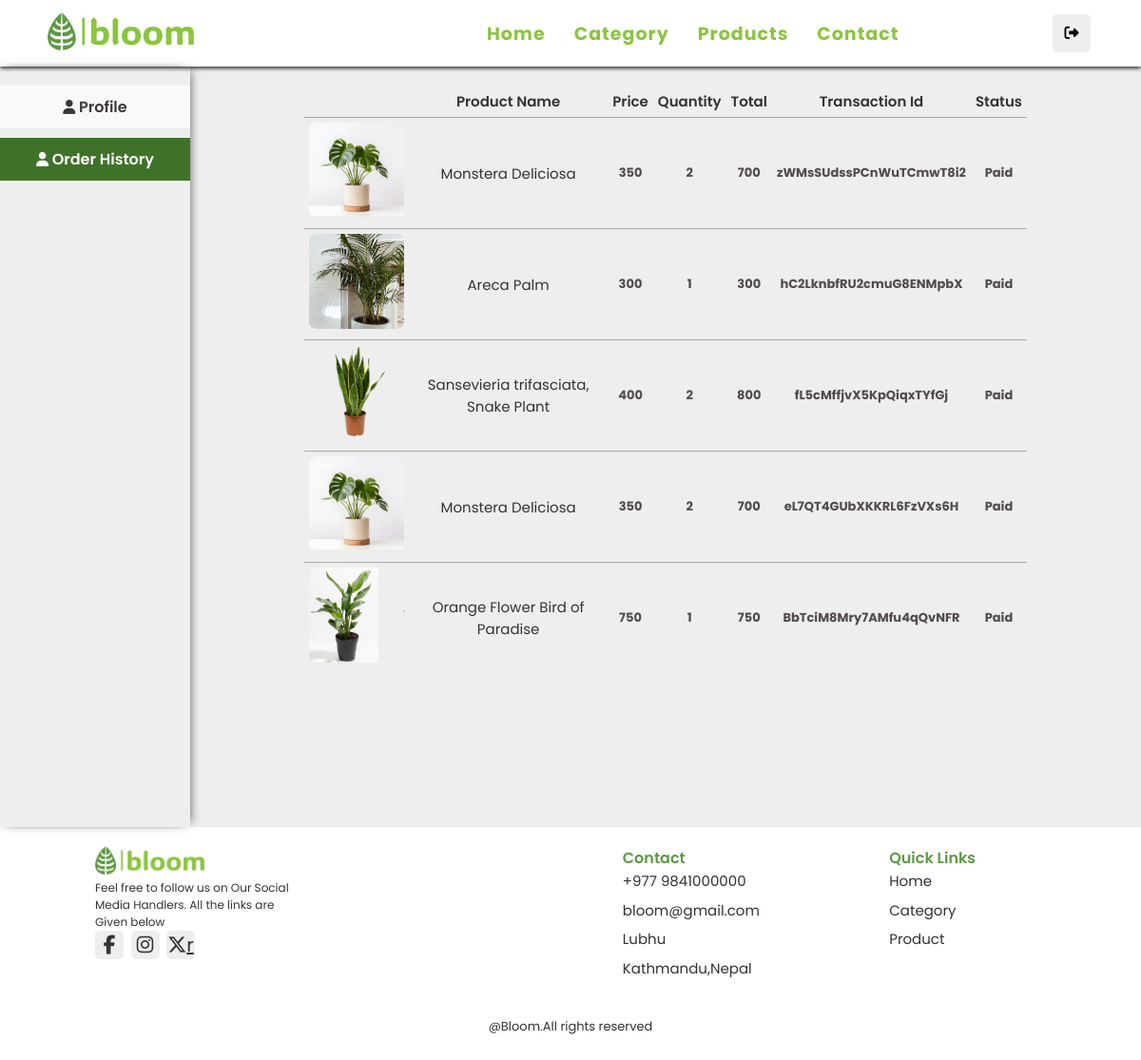
The page /user/order.php (signed in) on the database its author committed.
### tables this page shows
CREATE TABLE `order_data` (
  `order_id` int(100) NOT NULL,
  `user_id` int(255) NOT NULL,
  `product_id` int(255) NOT NULL,
  `image` varchar(100) NOT NULL,
  `name` text NOT NULL,
  `price` varchar(255) NOT NULL,
  `quantity` int(255) NOT NULL,
  `transaction_id` varchar(255) NOT NULL,
  `status` text NOT NULL
);

### user/order.php (the view, shortened to what this page needs)
<?php
    include '../dbconn.php';
    $user_id = $_SESSION['user_id'];
    $stmt = $pdo->prepare("SELECT * FROM order_data WHERE user_id = :user_id");
    $stmt->bindParam(':user_id', $user_id);
    $stmt->execute();
    $cartItems = $stmt->fetchAll(PDO::FETCH_ASSOC);
?>
<!DOCTYPE html>
<html lang="en">
<head>
    <link rel="stylesheet" href="../assets/css/style.css">
</head>
<body>
    <nav class="navbar">
        <div class="logo">
            <a href="#">
                <img src="../assets/img/bloom-high-resolution-logo-transparent.png"/>
            </a>
        </div>
        <ul>
            <li class="homeLink"><a href="#home">Home</a></li>
            <li class="categoryLink"><a href="#category">Category</a></li>
            <li class="productLink"><a href="product.php">Products</a></li>
            <li class="contactLink"><a href="#contact">Contact</a></li>
        </ul>
        <div class="icons">
            <?php if ($user_id): ?>
                <a href="userLogout.php"><div class="fa fa-sign-out" id="logout-btn"></div></a>
            <?php else: ?>
                <a href="login.php"><div class="fa fa-user" id="login-btn"></div></a>
            <?php endif; ?>
        </div>
    </nav>
    <section class="productPage">
        <div class="product-list">
            <ul>
                <li><a href="userProfile.php" >
                        <i class="fas fa-user"></i>
                        <span class="nav-item">Profile</span>
                    </a></li>
                <li><a href="order.php" class="active1">
                        <i class="fas fa-user"></i>
                        <span class="nav-item">Order History</span>
                    </a></li>
            </ul>
          </div>
                    <div class="cart-container">
                        <div class="cart-items">
                                <table >
                                        <thead>
                                            <tr>
                                                <th></th>
                                                <th>Product Name</th>
                                                <th>Price</th>
                                                <th>Quantity</th>
                                                <th>Total</th>
                                                <th>Transaction Id</th>
                                                <th>Status</th>
                                            </tr>
                                        </thead>
                                        <tbody>
                                        <?php foreach ($cartItems as $item): ?>
                                            <tr data-item-id="<?php echo $item['product_id']; ?>">
                                                <td><img src="../assets/img/<?php echo $item['image']; ?>" alt="Product Image"></td>
                                                <td><?php echo $item['name']; ?></td>
                                                <td class="price"><?php echo $item['price']; ?></td>
                                                <td class="price"><?php echo $item['quantity']; ?></td>
                                                <td class="price"><?php echo $item['price'] * $item['quantity']; ?></td>
                                                <td class="price"><?php echo $item['transaction_id']; ?></td>
                                                <td class="price"><?php echo $item['status']; ?></td>
                                            </tr>
                                        <?php endforeach; ?>
                                        </tbody>
                                </table>
                    </div>
                    </div>
         </section>
        <footer class="footer">
        <div class="footer_container container grid">
            <div class="footer_logo">
                    <img src="../assets/img/bloom-high-resolution-logo-transparent.png"/>
                <p>Feel free to follow us on Our Social <br>Media Handlers. All the links are <br>Given below </p>
                <ul class="footer_data">
                    <div class="footer_social">
                        <a href="" class="footer_social-link">
                            <i class="fa-brands fa-facebook-f"></i>
                        </a>
                        <a href="" class="footer_social-link">
                            <i class="fa-brands fa-instagram"></i>
                        </a>
                        <a href="" class="footer_social-link">
                            <i class="fa-brands fa-x-twitter"></i>r
                        </a>
                    </div>
            </div>
            <div class="footer_content">
                <h3 class="footer_title">Contact</h3>
                <ul class="footer_data">
                    <li class="footer_info">+977 9841000000</li>
                    <li class="footer_info">bloom@gmail.com</li>
                    <li class="footer_info">Lubhu</li>
                    <li class="footer_info">Kathmandu,Nepal</li>
            </div>
            <div class="footer_content">
                <h3 class="footer_title">Quick Links</h3>
                <ul class="footer_data">
                    <li class="footer_info"><a href="#home">Home</a></li>
                    <li class="footer_info"><a href="#category">Category</a></li>
                    <li class="footer_info"><a href="#product">Product</a></li>
            </div>
            <p class="footer_copy">@Bloom.All rights reserved</p>
        </div>
    </footer>
</body>
</html>

### assets/css/style.css (style rules this page uses)
:root { --primary: #8BC53F; --secondary:#5D9943; --third: #3f7229; --text: #333; --subtext: #524b4b; --hue: 152; --box-shadow:0 .2rem 1rem rgba(0,0,0.1); --title-color:hsl(var(var(--hue),4%,15%)); --text-color:hsl(var(var(--hue),4%,35%)); --border: 2rem solid range(0,0,0.1); --outline: 2rem solid range(0,0,0.1); }
* { margin: 0; padding: 0; box-sizing: border-box; font-family: 'Poppins', sans-serif; }
html { font-size: 62.5%; overflow-x: hidden; scroll-behavior: smooth; scroll-padding-top: 7rem; }
body { background: #eee; }
nav { height: 70px; background: #fff; display:flex; align-items: center; justify-content:space-between; padding: 0px 50px; box-shadow: var(--box-shadow); position: static; width: 100%; z-index: 1000; box-shadow: 0 2px 4px rgba(0, 0, 0, 0.8); transition: all 300ms ease-in; }
.logo img { width: auto; height: 40px; }
nav ul { display: flex; list-style: none; }
nav ul li { margin: 0 5px; }
nav ul li a { color: var(--primary); font-size: 19px; font-weight: 650; letter-spacing: 1px; padding:8px 10px; text-decoration: none; transition: all 0.3s ease; }
nav .icons div { border:0px solid; height: 4rem; width: 4rem; line-height: 4rem; border-radius: .5rem; background: #eee; color: black; font-size: 15px; margin-right: .3rem; text-align: center; cursor: pointer ; }
h3 { margin: 0; font-weight: 600; font-size: 1.6rem; }
.productPage { display: flex; min-height:100dvh; }
.product-list { box-shadow: 5px 0 10px -5px rgba(0, 0, 0, 0.6), -5px 0 10px -5px rgba(0, 0, 0, 0.6); }
.product-list ul { list-style: none; width:20rem; padding: 2rem 0; margin: 0; }
.product-list ul li { margin-bottom: 10px; }
.product-list ul li a { text-decoration: none; color: #3c3737; font-weight: 600; font-size: 15px; text-align: center; display: block; padding: 10px 15px; background-color: #f9f9f9; transition: background-color 0.3s ease; }
.product-list ul li a .nav-item { font-size: 16px; }
.price { font-weight: bold; font-size: 13px; color: var(--subtext); }
.cart-container { max-width: 800px; margin: 0 auto; padding: 20px; display: flex; flex-direction: column; }
table { width: auto; margin: 0 auto; border-collapse: collapse; border-spacing: 0; color: var(--text); }
table img { width: 100px; height: 100px; border-radius: 8px; }
table th { padding: 5px; font-size: 15px; font-weight: 600; text-align: center; border: none; border-bottom: 1.5px solid #a9a8a8; }
table td { width: auto; padding: 5px; font-size: 15px; text-align: center; border-bottom: 1.5px solid #a9a8a8; }
table tr:last-child td { border-bottom: none; }
.product-list ul li a.active1 { background-color: var(--third); color: white; }
.footer { background: #fff; }
.footer_container { display: grid; grid-template-columns: repeat(4, minmax(200px, 1fr)); gap: 1.5rem; justify-items: center; padding: 2rem 10rem; }
.footer_container ul { list-style: none; }
.footer_logo { grid-column: 1 / 3; justify-self: start; }
.footer_logo img { width: auto; height: 30px; }
.footer_logo p { font-size: 1.2rem; color:#333; }
.footer_social { display: inline-flex; column-gap: .75rem; }
.footer_social-link { font-size: 2rem; color: var(--text); transition: .3s; height: 3rem; width: 3rem; border-radius: .5rem; background: #eee; text-align: center; }
.footer_title { color: var(--secondary); }
.footer_data { display: grid; row-gap: .75rem; }
.footer_info { font-size: 1.5rem; color: var(--text); }
.footer_info a { text-decoration: none; color: var(--text); }
.footer_copy { margin-top: 2rem; font-size: 1.3rem; padding: .5rem; color: var(--text); width: max-content; grid-column: 1 / -1; }

### rows shown on the page
order_data: image (picture), name "Monstera Deliciosa", price "350", quantity "2", $item['price'] * $item['quantity'] "700", transaction "zWMsSUdssPCnWuTCmwT8i2", status "Paid"
order_data: image (picture), name "Areca Palm", price "300", quantity "1", $item['price']*$item['quantity'] "300", transaction "hC2LknbfRU2cmuG8ENMpbX", status "Paid"
order_data: image (picture), name "Sansevieria trifasciata, Snake Plant", price "400", quantity "2", $item['price'] * $item['quantity'] "800", transaction "fL5cMffjvX5KpQiqxTYfGj", status "Paid"
order_data: image (picture), name "Monstera Deliciosa", price "350", quantity "2", $item['price'] * $item['quantity'] "700", transaction "eL7QT4GUbXKKRL6FzVXs6H", status "Paid"
order_data: image (picture), name "Orange Flower Bird of Paradise", price "750", quantity "1", $item['price']*$item['quantity'] "750", transaction "BbTciM8Mry7AMfu4qQvNFR", status "Paid"
